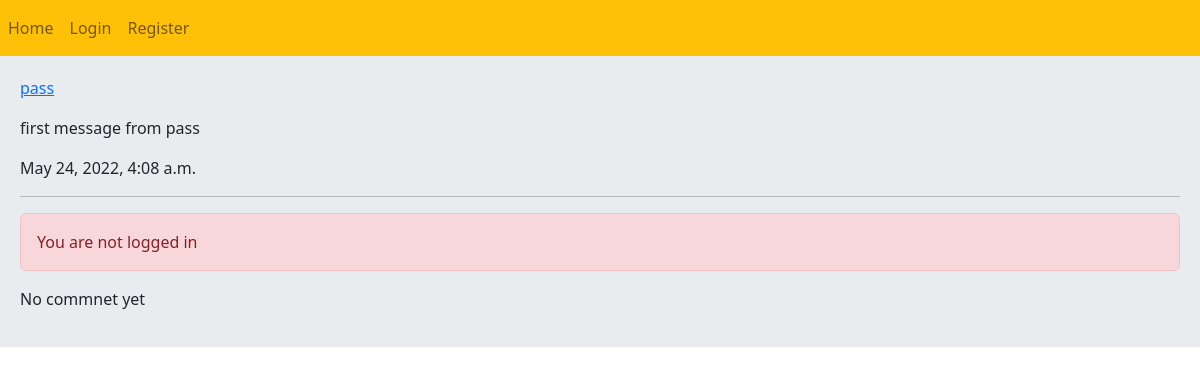
Before: /post/5/first-message-from-pass/ with the older database file.
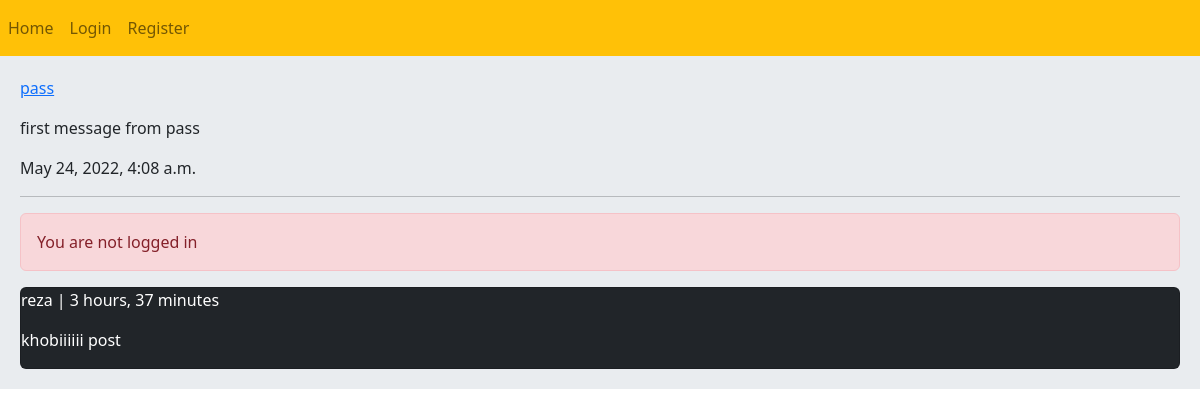
After: the same page with the newer database file.
### home/models.py (models this page shows, shortened)
class Comment(models.Model):
    user=models.ForeignKey(User,on_delete=models.CASCADE,related_name='comments')
    post=models.ForeignKey(Post,on_delete=models.CASCADE,related_name='comment_post')
    body=models.TextField(max_length=200)
    replay=models.ForeignKey('self',on_delete=models.CASCADE,related_name='replays',blank=True,null=True)
    is_replay=models.BooleanField(default=False)
    created=models.DateTimeField(auto_now_add=True)

### home/views.py (the view, shortened to what this page needs)
# urls.py: path('post/<int:post_id>/<slug:post_slug>/',views.PostView.as_view(),name='post'),
class PostView(View):
    form_class=CommentFormView
    def setup(self,request,*args,**kwargs):
        self.post_instance = get_object_or_404(Post, pk=kwargs['post_id'], slug=kwargs['post_slug'])
        return super().setup(request,*args,**kwargs)
    def get(self,request,*args,**kwargs):
        comments=self.post_instance.comment_post.filter(is_replay=False)
        return render(request,'home/post.html',{'post':self.post_instance,'comments':comments,'form':self.form_class})

### home/templates/home/post.html (shortened to what this page needs)
{% extends 'app/base.html' %}
{% block content %}
    <a href="{% url 'account:profile' post.user.id %}"><p>{{ post.user.username }}</p></a>
    <p>{{ post.body }}</p>
    <p>{{ post.created }}</p>
    <hr/>
    {% if request.user.is_authenticated %}
        <form action="" method="post">
            {% csrf_token %}
            {{ form.as_p }}
            <input class="btn btn-primary" type="submit" value="Reply">
        </form>
    {% else %}
        <p class="alert alert-danger">You are not logged in</p>
    {% endif %}
    {% for comment in comments %}
        <div class="card bg-dark text-white">
            <p class="card_header">{{ comment.user.username }} | {{ comment.created|timesince }}</p>
            <p class="card_body ">{{ comment.body }}</p>
        </div>
    {% empty %}
        <p>No commnet yet</p>
    {% endfor %}
{% endblock %}

Changed rows visible on the page:
added Comment: user.username "reza", created "3 hours, 37 minutes", body "khobiiiiii post"
Other visible differences:
text no longer shown: "No commnet yet"
